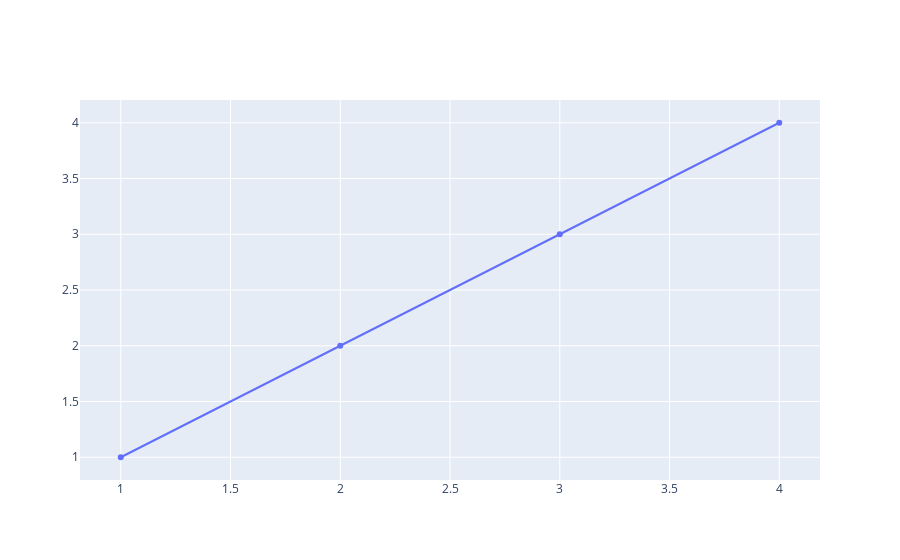

This figure's notebook cell:
### Markdown cell above
Now let's discuss how a trace represents data.  In the `trace` in the code below, we plot four points.  Notice that we provide the $x$ and $y$ coordinates in two separate attributes of the dictionary.  Change around the data to get a feel for how it works.

### Code cell
trace = {'x': [1, 2, 3, 4], 'y': [1, 2, 3, 4]}

plotly.offline.iplot([
    trace
])

### Figure 1 — Plotly figure (JSON) as saved in the notebook; plotly's stock layout.template omitted (floating-point values rounded to 4 significant figures)
{"data": [{"type": "scatter", "x": [1, 2, 3, 4], "y": [1, 2, 3, 4]}], "layout": {}}
